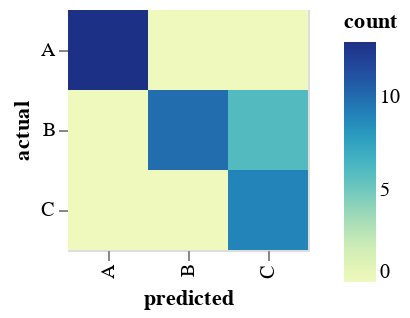

Here is the Vega-Lite specification saved for this chart:
### Vega-Lite specification from a JSON file in a GitHub repository (floating-point values rounded to 4 significant figures)
{"$schema": "https://vega.github.io/schema/vega-lite/v4.json", "data": {"values": [{"actual": "A", "predicted": "A", "count": 13}, {"actual": "A", "predicted": "B", "count": 0}, {"actual": "A", "predicted": "C", "count": 0}, {"actual": "B", "predicted": "A", "count": 0}, {"actual": "B", "predicted": "B", "count": 10}, {"actual": "B", "predicted": "C", "count": 6}, {"actual": "C", "predicted": "A", "count": 0}, {"actual": "C", "predicted": "B", "count": 0}, {"actual": "C", "predicted": "C", "count": 9}]}, "selection": {"highlight": {"type": "single"}}, "mark": {"type": "rect", "strokeWidth": 2}, "encoding": {"y": {"field": "actual", "type": "nominal"}, "x": {"field": "predicted", "type": "nominal"}, "fill": {"field": "count", "type": "quantitative"}, "stroke": {"condition": {"test": {"and": [{"selection": "highlight"}, "length(data(\"highlight_store\"))"]}, "value": "black"}, "value": null}, "opacity": {"condition": {"selection": "highlight", "value": 1}, "value": 0.5}, "order": {"condition": {"selection": "highlight", "value": 1}, "value": 0}}, "config": {"scale": {"bandPaddingInner": 0, "bandPaddingOuter": 0}, "view": {"step": 40}, "range": {"ramp": {"scheme": "yellowgreenblue"}}, "axis": {"domain": false, "zindex": 0}}}
